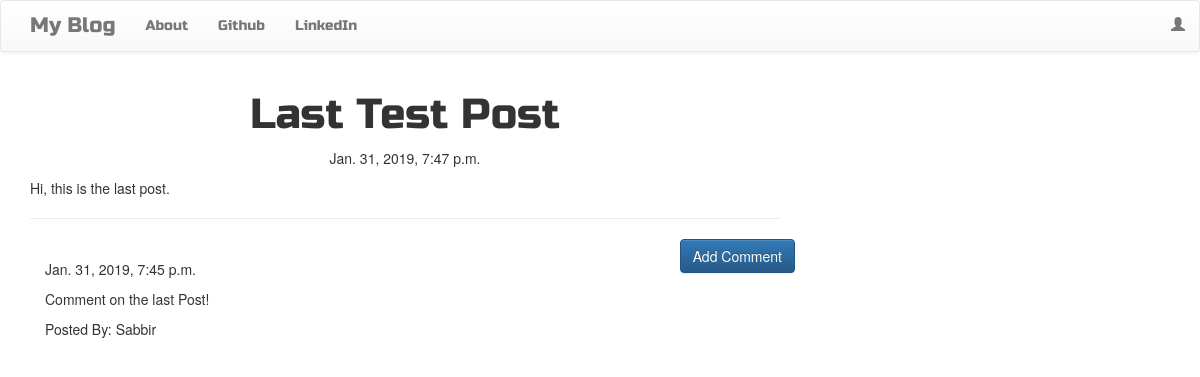
The app's page /post/4 with its own data.
### blog/models.py (models this page shows, shortened)
class Post(models.Model):
    author = models.ForeignKey('auth.User', on_delete=models.CASCADE)
    title = models.CharField(max_length=200)
    text = models.TextField()
    created_date = models.DateTimeField(default=timezone.now)
    published_date = models.DateTimeField(blank=True, null=True)

class Comment(models.Model):
    post = models.ForeignKey('blog.Post', related_name='comments', on_delete=models.CASCADE)
    author = models.CharField(max_length=200)
    text = models.TextField()
    created_date = models.DateTimeField(default=timezone.now())
    approved_comment = models.BooleanField(default=False)

### blog/views.py (the view)
# urls.py: url(r'^post/(?P<pk>\d+)$', views.PostDetailView.as_view(), name='post_detail'),
class PostDetailView(DetailView):
    model = Post

### blog/templates/blog/post_detail.html (shortened to what this page needs)
{% extends "blog/base.html" %}
{% block content %}
    <h1 class="posttitle loader">{{post.title}}</h1>
    {% if post.published_date %}
        <div class="date postdate">
            {{ post.published_date }}
        </div>
    {% else %}
        <a class="btn btn-default" href="{% url 'post_publish' pk=post.pk %}">Publish</a>
    {% endif %}
    <p class="postcontent">{{ post.text|safe|linebreaksbr }}</p>
    <hr>
    <a class="btn btn-primary btn-comment" href="{% url 'add_comment_to_post' pk=post.pk %}">Add Comment</a>
    <div class="container">
        {% for comment in post.comments.all %}
        <br>
            {% if user.is_authenticated or comment.approved_comment %}
                {{ comment.created_date }}
                    <p>{{comment.text|safe|linebreaks}}</p>
                    <p>Posted By: {{ comment.author }}</p>
            {% endif %}
            {% empty %}
            <p>No Comments!</p>
        {% endfor %}
    </div>
{% endblock %}

### blog/static/css/blog.css (style rules this page uses)
.postdate { text-align: center; }
.posttitle { font-family: 'Russo One', sans-serif; font-size: 3em; text-align: center; }
.postcontent { font-family: 'Montserrat'; font-size: 1.5em; }
.btn-comment { position: absolute; right: 0px; }
.loader { filter:hue-rotate(0deg); color:linear-gradient(45deg,#0f8,#08f); animation:hue 10000ms infinite linear; }

### records on screen
Post: title "Last Test Post", published_date "Jan. 31, 2019, 7:47 p.m.", text "Hi, this is the last post."
Comment: created_date "Jan. 31, 2019, 7:45 p.m.", text "Comment on the last Post!", author "Sabbir"
